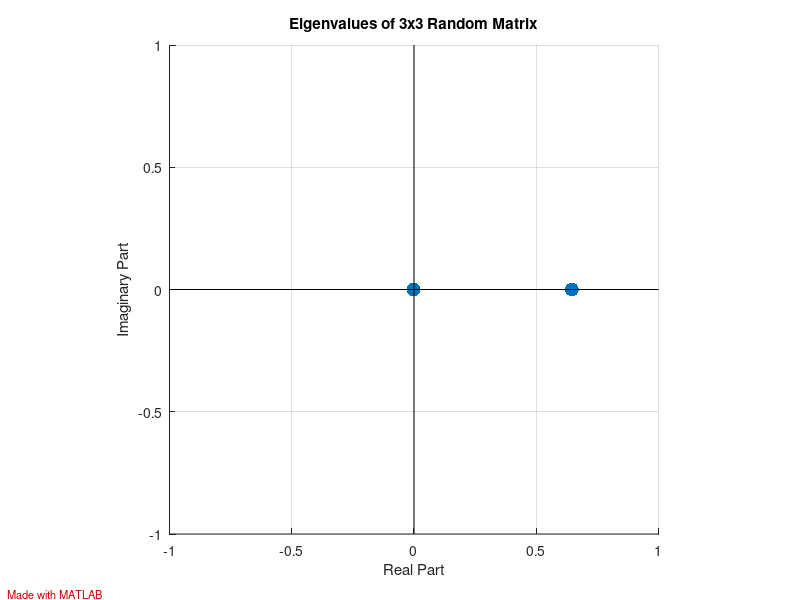

Recreate this plot in MATLAB.
function result = matrix_operation(operation, size, seed)
    % MATRIX_OPERATION Performs various matrix operations with visualization
    %   result = MATRIX_OPERATION(operation, size, seed)
    %   
    %   Parameters:
    %     operation - Type of operation ('eigenvalues', 'svd', or 'matrix')
    %     size - Size of the random matrix (NxN)
    %     seed - Random seed for reproducibility
    
    % Set default parameters if not provided
    if nargin < 1, operation = 'eigenvalues'; end
    if ~ischar(operation), operation = 'eigenvalues'; end
    if nargin < 2, size = 3; end
    if nargin < 3, seed = 42; end
    
    % Set random seed for reproducibility
    rng(seed);
    
    % Generate random matrix
    A = rand(size, size);
    
    % Create figure (invisible for web app)
    figure('Visible', 'off');
    
    % Perform the requested operation
    switch lower(operation)
        case 'eigenvalues'
            % Calculate eigenvalues
            e = eig(A);
            
            % Plot eigenvalues in complex plane
            scatter(real(e), imag(e), 100, 'filled');
            grid on;
            title(sprintf('Eigenvalues of %dx%d Random Matrix', size, size));
            xlabel('Real Part');
            ylabel('Imaginary Part');
            
            % Add origin lines
            hold on;
            plot([-1, 1], [0, 0], 'k-', 'LineWidth', 0.5);
            plot([0, 0], [-1, 1], 'k-', 'LineWidth', 0.5);
            hold off;
            
            % Set axis equal and adjust limits
            axis equal;
            xlim([-1, 1]);
            ylim([-1, 1]);
            
            % Return eigenvalues in result
            result.eigenvalues = e;
            
        case 'svd'
            % Perform Singular Value Decomposition
            [~, S, ~] = svd(A);
            s = diag(S);
            
            % Plot singular values
            stem(1:length(s), s, 'filled', 'LineWidth', 2);
            grid on;
            title(sprintf('Singular Values of %dx%d Random Matrix', size, size));
            xlabel('Index');
            ylabel('Singular Value');
            
            % Return singular values in result
            result.singular_values = s;
            
        otherwise % Default: just show the matrix
            % Display the matrix as an image
            imagesc(A);
            colormap('jet');
            colorbar;
            title(sprintf('%dx%d Random Matrix', size, size));
            axis equal;
            axis tight;
            
            % Return the matrix in result
            result.matrix = A;
    end
    
    % Add MATLAB watermark (to show it's from MATLAB)
    axes('Position', [0.01, 0.01, 0.1, 0.05], 'Visible', 'off');
    text(0, 0, 'Made with MATLAB', 'FontSize', 8, 'Color', [0.8, 0, 0]);
end 
